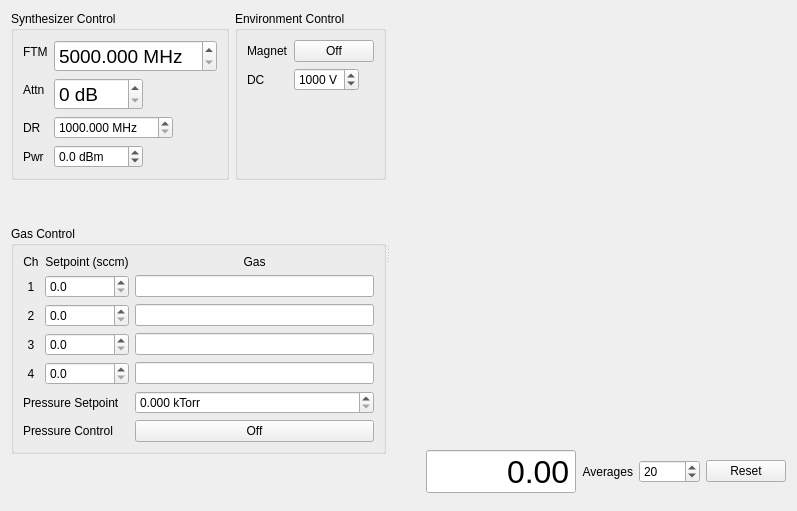
       <widget class="QWidget" name="controlTab">
        <attribute name="title">
         <string>Control</string>
        </attribute>
        <layout class="QVBoxLayout" name="verticalLayout_7">
         <item>
          <widget class="QSplitter" name="splitter_3">
           <property name="orientation">
            <enum>Qt::Horizontal</enum>
           </property>
           <widget class="QWidget" name="layoutWidget">
            <layout class="QVBoxLayout" name="verticalLayout_6">
             <item>
              <layout class="QHBoxLayout" name="horizontalLayout_3">
               <item>
                <widget class="QGroupBox" name="synthControlGroup">
                 <property name="title">
                  <string>Synthesizer Control</string>
                 </property>
                 <layout class="QFormLayout" name="formLayout_2">
                  <property name="fieldGrowthPolicy">
                   <enum>QFormLayout::ExpandingFieldsGrow</enum>
                  </property>
                  <item row="0" column="0">
                   <widget class="QLabel" name="fTMLabel">
                    <property name="text">
                     <string>FTM</string>
                    </property>
                    <property name="alignment">
                     <set>Qt::AlignLeading|Qt::AlignLeft|Qt::AlignVCenter</set>
                    </property>
                   </widget>
                  </item>
                  <item row="0" column="1">
                   <widget class="QDoubleSpinBox" name="ftmControlDoubleSpinBox">
                    <property name="font">
                     <font>
                      <pointsize>14</pointsize>
                     </font>
                    </property>
                    <property name="keyboardTracking">
                     <bool>false</bool>
                    </property>
                    <property name="suffix">
                     <string> MHz</string>
                    </property>
                    <property name="decimals">
                     <number>3</number>
                    </property>
                    <property name="minimum">
                     <double>5000.000000000000000</double>
                    </property>
                    <property name="maximum">
                     <double>43501.000000000000000</double>
                    </property>
                    <property name="singleStep">
                     <double>0.400000000000000</double>
                    </property>
                   </widget>
                  </item>
                  <item row="1" column="0">
                   <widget class="QLabel" name="attnLabel">
                    <property name="text">
                     <string>Attn</string>
                    </property>
                   </widget>
                  </item>
                  <item row="1" column="1">
                   <widget class="QSpinBox" name="attnControlSpinBox">
                    <property name="font">
                     <font>
                      <pointsize>14</pointsize>
                     </font>
                    </property>
                    <property name="keyboardTracking">
                     <bool>false</bool>
                    </property>
                    <property name="suffix">
                     <string> dB</string>
                    </property>
                    <property name="maximum">
                     <number>105</number>
                    </property>
                   </widget>
                  </item>
                  <item row="2" column="0">
                   <widget class="QLabel" name="dRLabel">
                    <property name="text">
                     <string>DR</string>
                    </property>
                   </widget>
                  </item>
                  <item row="2" column="1">
                   <widget class="QDoubleSpinBox" name="drControlDoubleSpinBox">
                    <property name="keyboardTracking">
                     <bool>false</bool>
                    </property>
                    <property name="suffix">
                     <string> MHz</string>
                    </property>
                    <property name="decimals">
                     <number>3</number>
                    </property>
                    <property name="minimum">
                     <double>1000.000000000000000</double>
                    </property>
                    <property name="maximum">
                     <double>1000000.000000000000000</double>
                    </property>
                   </widget>
                  </item>
                  <item row="4" column="0">
                   <widget class="QLabel" name="pwrLabel_2">
                    <property name="text">
                     <string>Pwr</string>
                    </property>
                   </widget>
                  </item>
                  <item row="4" column="1">
                   <widget class="QDoubleSpinBox" name="pwrControlDoubleSpinBox">
                    <property name="keyboardTracking">
                     <bool>false</bool>
                    </property>
                    <property name="suffix">
                     <string> dBm</string>
                    </property>
                    <property name="decimals">
                     <number>1</number>
                    </property>
                    <property name="minimum">
                     <double>-100.000000000000000</double>
                    </property>
                   </widget>
                  </item>
                 </layout>
                </widget>
               </item>
               <item>
                <widget class="QGroupBox" name="environmentControlBox">
                 <property name="title">
                  <string>Environment Control</string>
                 </property>
                 <layout class="QFormLayout" name="formLayout_3">
                  <property name="fieldGrowthPolicy">
                   <enum>QFormLayout::ExpandingFieldsGrow</enum>
                  </property>
                  <item row="0" column="0">
                   <widget class="QLabel" name="label_25">
                    <property name="text">
                     <string>Magnet</string>
                    </property>
                   </widget>
                  </item>
                  <item row="0" column="1">
                   <widget class="QPushButton" name="magnetOnOffButton">
                    <property name="text">
                     <string>Off</string>
                    </property>
                    <property name="checkable">
                     <bool>true</bool>
                    </property>
                   </widget>
                  </item>
                  <item row="1" column="0">
                   <widget class="QLabel" name="dCLabel">
                    <property name="text">
                     <string>DC</string>
                    </property>
                   </widget>
                  </item>
                  <item row="1" column="1">
                   <widget class="QSpinBox" name="dcControlSpinBox">
                    <property name="enabled">
                     <bool>true</bool>
                    </property>
                    <property name="suffix">
                     <string> V</string>
                    </property>
                    <property name="maximum">
                     <number>2000</number>
                    </property>
                    <property name="singleStep">
                     <number>20</number>
                    </property>
                    <property name="value">
                     <number>1000</number>
                    </property>
                   </widget>
                  </item>
                 </layout>
                </widget>
               </item>
              </layout>
             </item>
             <item>
              <spacer name="verticalSpacer_2">
               <property name="orientation">
                <enum>Qt::Vertical</enum>
               </property>
               <property name="sizeHint" stdset="0">
                <size>
                 <width>20</width>
                 <height>40</height>
                </size>
               </property>
              </spacer>
             </item>
             <item>
              <widget class="QGroupBox" name="gasControlGroup">
               <property name="title">
                <string>Gas Control</string>
               </property>
               <layout class="QGridLayout" name="gridLayout">
                <item row="3" column="1">
                 <widget class="QDoubleSpinBox" name="g2setPointBox">
                  <property name="keyboardTracking">
                   <bool>false</bool>
                  </property>
                  <property name="suffix">
                   <string/>
                  </property>
                  <property name="decimals">
                   <number>1</number>
                  </property>
                  <property name="maximum">
                   <double>1000000.000000000000000</double>
                  </property>
                 </widget>
                </item>
                <item row="1" column="0">
                 <widget class="QLabel" name="label_5">
                  <property name="sizePolicy">
                   <sizepolicy hsizetype="Minimum" vsizetype="Preferred">
                    <horstretch>0</horstretch>
                    <verstretch>0</verstretch>
                   </sizepolicy>
                  </property>
                  <property name="text">
                   <string>Ch</string>
                  </property>
                  <property name="alignment">
                   <set>Qt::AlignCenter</set>
                  </property>
                 </widget>
                </item>
                <item row="1" column="1">
                 <widget class="QLabel" name="label_6">
                  <property name="text">
                   <string>Setpoint (sccm)</string>
                  </property>
                  <property name="alignment">
                   <set>Qt::AlignCenter</set>
                  </property>
                 </widget>
                </item>
                <item row="1" column="2">
                 <widget class="QLabel" name="label_7">
                  <property name="text">
                   <string>Gas</string>
                  </property>
                  <property name="alignment">
                   <set>Qt::AlignCenter</set>
                  </property>
                 </widget>
                </item>
                <item row="2" column="0">
                 <widget class="QLabel" name="label_8">
                  <property name="sizePolicy">
                   <sizepolicy hsizetype="Minimum" vsizetype="Preferred">
                    <horstretch>0</horstretch>
                    <verstretch>0</verstretch>
                   </sizepolicy>
                  </property>
                  <property name="text">
                   <string>1</string>
                  </property>
                  <property name="alignment">
                   <set>Qt::AlignCenter</set>
                  </property>
                 </widget>
                </item>
                <item row="3" column="0">
                 <widget class="QLabel" name="label_9">
                  <property name="sizePolicy">
                   <sizepolicy hsizetype="Minimum" vsizetype="Preferred">
                    <horstretch>0</horstretch>
                    <verstretch>0</verstretch>
                   </sizepolicy>
                  </property>
                  <property name="text">
                   <string>2</string>
                  </property>
                  <property name="alignment">
                   <set>Qt::AlignCenter</set>
                  </property>
                 </widget>
                </item>
                <item row="4" column="0">
                 <widget class="QLabel" name="label_10">
                  <property name="sizePolicy">
                   <sizepolicy hsizetype="Minimum" vsizetype="Preferred">
                    <horstretch>0</horstretch>
                    <verstretch>0</verstretch>
                   </sizepolicy>
                  </property>
                  <property name="text">
                   <string>3</string>
                  </property>
                  <property name="alignment">
                   <set>Qt::AlignCenter</set>
                  </property>
                 </widget>
                </item>
                <item row="5" column="0">
                 <widget class="QLabel" name="label_11">
                  <property name="sizePolicy">
                   <sizepolicy hsizetype="Minimum" vsizetype="Preferred">
                    <horstretch>0</horstretch>
                    <verstretch>0</verstretch>
                   </sizepolicy>
                  </property>
                  <property name="text">
                   <string>4</string>
                  </property>
                  <property name="alignment">
                   <set>Qt::AlignCenter</set>
                  </property>
                 </widget>
                </item>
                <item row="2" column="1">
                 <widget class="QDoubleSpinBox" name="g1setPointBox">
                  <property name="keyboardTracking">
                   <bool>false</bool>
                  </property>
                  <property name="suffix">
                   <string/>
                  </property>
                  <property name="decimals">
                   <number>1</number>
                  </property>
                  <property name="maximum">
                   <double>1000000.000000000000000</double>
                  </property>
                 </widget>
                </item>
                <item row="4" column="1">
                 <widget class="QDoubleSpinBox" name="g3setPointBox">
                  <property name="keyboardTracking">
                   <bool>false</bool>
                  </property>
                  <property name="suffix">
                   <string/>
                  </property>
                  <property name="decimals">
                   <number>1</number>
                  </property>
                  <property name="maximum">
                   <double>1000000.000000000000000</double>
                  </property>
                 </widget>
                </item>
                <item row="5" column="1">
                 <widget class="QDoubleSpinBox" name="g4setPointBox">
                  <property name="keyboardTracking">
                   <bool>false</bool>
                  </property>
                  <property name="suffix">
                   <string/>
                  </property>
                  <property name="decimals">
                   <number>1</number>
                  </property>
                  <property name="maximum">
                   <double>1000000.000000000000000</double>
                  </property>
                 </widget>
                </item>
                <item row="2" column="2">
                 <widget class="QLineEdit" name="g1lineEdit"/>
                </item>
                <item row="3" column="2">
                 <widget class="QLineEdit" name="g2lineEdit"/>
                </item>
                <item row="4" column="2">
                 <widget class="QLineEdit" name="g3lineEdit"/>
                </item>
                <item row="5" column="2">
                 <widget class="QLineEdit" name="g4lineEdit"/>
                </item>
                <item row="6" column="0" colspan="2">
                 <widget class="QLabel" name="label_18">
                  <property name="text">
                   <string>Pressure Setpoint</string>
                  </property>
                 </widget>
                </item>
                <item row="6" column="2">
                 <widget class="QDoubleSpinBox" name="pressureSetPointBox">
                  <property name="keyboardTracking">
                   <bool>false</bool>
                  </property>
                  <property name="suffix">
                   <string> kTorr</string>
                  </property>
                  <property name="decimals">
                   <number>3</number>
                  </property>
                  <property name="maximum">
                   <double>1000.000000000000000</double>
                  </property>
                  <property name="singleStep">
                   <double>0.500000000000000</double>
                  </property>
                 </widget>
                </item>
                <item row="7" column="0" colspan="2">
                 <widget class="QLabel" name="label_19">
                  <property name="text">
                   <string>Pressure Control</string>
                  </property>
                 </widget>
                </item>
                <item row="7" column="2">
                 <widget class="QPushButton" name="pressureControlButton">
                  <property name="text">
                   <string>Off</string>
                  </property>
                  <property name="checkable">
                   <bool>true</bool>
                  </property>
                 </widget>
                </item>
               </layout>
              </widget>
             </item>
             <item>
              <spacer name="verticalSpacer_3">
               <property name="orientation">
                <enum>Qt::Vertical</enum>
               </property>
               <property name="sizeHint" stdset="0">
                <size>
                 <width>20</width>
                 <height>40</height>
                </size>
               </property>
              </spacer>
             </item>
            </layout>
           </widget>
           <widget class="QWidget" name="layoutWidget">
            <layout class="QVBoxLayout" name="verticalLayout_5">
             <item>
              <widget class="FtPlot" name="peakUpPlot" native="true">
               <property name="sizePolicy">
                <sizepolicy hsizetype="Expanding" vsizetype="Expanding">
                 <horstretch>0</horstretch>
                 <verstretch>0</verstretch>
                </sizepolicy>
               </property>
              </widget>
             </item>
             <item>
              <layout class="QHBoxLayout" name="horizontalLayout_2">
               <item>
                <spacer name="horizontalSpacer_2">
                 <property name="orientation">
                  <enum>Qt::Horizontal</enum>
                 </property>
                 <property name="sizeHint" stdset="0">
                  <size>
                   <width>40</width>
                   <height>20</height>
                  </size>
                 </property>
                </spacer>
               </item>
               <item>
                <widget class="QDoubleSpinBox" name="peakUpMaxValueBox">
                 <property name="sizePolicy">
                  <sizepolicy hsizetype="Minimum" vsizetype="Fixed">
                   <horstretch>0</horstretch>
                   <verstretch>0</verstretch>
                  </sizepolicy>
                 </property>
                 <property name="font">
                  <font>
                   <pointsize>24</pointsize>
                  </font>
                 </property>
                 <property name="focusPolicy">
                  <enum>Qt::NoFocus</enum>
                 </property>
                 <property name="alignment">
                  <set>Qt::AlignRight|Qt::AlignTrailing|Qt::AlignVCenter</set>
                 </property>
                 <property name="readOnly">
                  <bool>true</bool>
                 </property>
                 <property name="buttonSymbols">
                  <enum>QAbstractSpinBox::NoButtons</enum>
                 </property>
                 <property name="maximum">
                  <double>10000.000000000000000</double>
                 </property>
                </widget>
               </item>
               <item>
                <widget class="QLabel" name="label_4">
                 <property name="text">
                  <string>Averages</string>
                 </property>
                 <property name="alignment">
                  <set>Qt::AlignRight|Qt::AlignTrailing|Qt::AlignVCenter</set>
                 </property>
                </widget>
               </item>
               <item>
                <widget class="QSpinBox" name="rollingAvgsSpinBox">
                 <property name="keyboardTracking">
                  <bool>false</bool>
                 </property>
                 <property name="minimum">
                  <number>1</number>
                 </property>
                 <property name="maximum">
                  <number>10000</number>
                 </property>
                 <property name="singleStep">
                  <number>10</number>
                 </property>
                 <property name="value">
                  <number>20</number>
                 </property>
                </widget>
               </item>
               <item>
                <widget class="QPushButton" name="resetRollingAvgsButton">
                 <property name="text">
                  <string>Reset</string>
                 </property>
                </widget>
               </item>
              </layout>
             </item>
            </layout>
           </widget>
          </widget>
         </item>
         <item>
          <widget class="PulseConfigWidget" name="pulseConfigWidget" native="true"/>
         </item>
        </layout>
       </widget>
